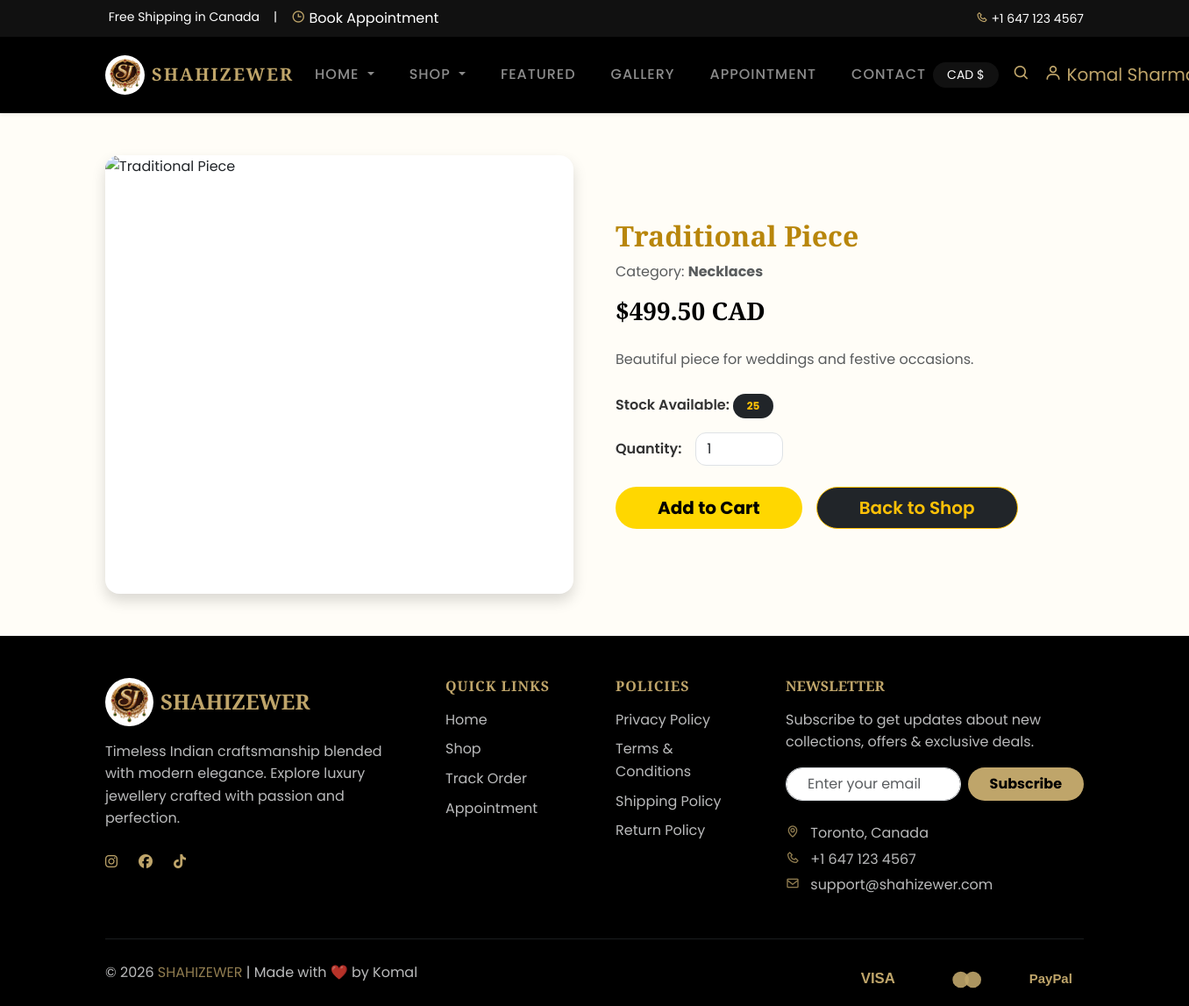
Screenshot of /product_details.php?id=13 (signed in) with the database file from the repository.
### tables this page shows
CREATE TABLE `products` (
  `product_id` int(11) NOT NULL,
  `category_id` int(11) DEFAULT NULL,
  `product_name` varchar(150) NOT NULL,
  `description` text DEFAULT NULL,
  `price` decimal(10,2) NOT NULL,
  `stock_quantity` int(11) UNSIGNED NOT NULL DEFAULT 0,
  `image_url` varchar(255) DEFAULT NULL,
  `is_featured` tinyint(1) DEFAULT 0,
  `created_at` timestamp NOT NULL DEFAULT current_timestamp()
);

CREATE TABLE `categories` (
  `category_id` int(11) NOT NULL,
  `category_name` varchar(100) NOT NULL,
  `created_at` timestamp NOT NULL DEFAULT current_timestamp(),
  `image_url` varchar(255) DEFAULT NULL,
  `description` text DEFAULT NULL
);

### product_details.php (the view, shortened to what this page needs)
<?php
require_once __DIR__ . '/db/database.php';
$product_id = (int)($_GET['id'] ?? 0);
$stmt = $pdo->prepare("
    SELECT p.*, c.category_name
    FROM products p
    LEFT JOIN categories c ON p.category_id = c.category_id
    WHERE p.product_id = ?
    LIMIT 1
");
$stmt->execute([$product_id]);
$product = $stmt->fetch(PDO::FETCH_ASSOC);
require_once __DIR__ . '/views/header.php';
$image = $product['image_url'] ?? '';
if (!$image) {
    $image = BASE_URL . "/assets/images/default.png";
} else {
    if (str_starts_with($image, "/")) {
        $image = BASE_URL . $image;
    } else {
        $image = BASE_URL . "/" . $image;
    }
}
?>
<section class="py-5" style="background:#fffdf7;">
  <div class="container">
    <div class="row g-5 align-items-center">
      <div class="col-lg-6">
        <div class="card border-0 shadow rounded-4 overflow-hidden">
          <img src="<?= htmlspecialchars($image) ?>"
               class="w-100"
               style="height:500px; object-fit:cover;"
               alt="<?= htmlspecialchars($product['product_name']) ?>">
        </div>
      </div>
      <div class="col-lg-6">
        <h2 class="fw-bold mb-2" style="color:#b8860b;">
          <?= htmlspecialchars($product['product_name']) ?>
        </h2>
        <p class="text-muted mb-3">
          Category: <strong><?= htmlspecialchars($product['category_name'] ?? 'Uncategorized') ?></strong>
        </p>
        <h3 class="fw-bold mb-4" style="color:#000;">
          $<?= number_format((float)$product['price'], 2) ?> CAD
        </h3>
        <p class="text-muted mb-4" style="line-height:1.8;">
          <?= nl2br(htmlspecialchars($product['description'] ?? 'No description available.')) ?>
        </p>
        <p class="fw-semibold mb-3">
          Stock Available:
          <span class="badge bg-dark text-warning px-3 py-2 rounded-pill">
            <?= (int)$product['stock_quantity'] ?>
          </span>
        </p>
        <div class="d-flex align-items-center gap-3 mb-4">
          <label class="fw-semibold mb-0">Quantity:</label>
          <input type="number" id="productQty" value="1" min="1"
                 class="form-control" style="width:100px; border-radius:12px;">
        </div>
        <div class="d-flex gap-3">
          <button id="addToCartBtn"
                  class="btn btn-lg rounded-pill fw-bold px-5"
                  style="background:gold; color:black; border:none;">
            Add to Cart
          </button>
          <a href="shop.php"
             class="btn btn-lg btn-dark rounded-pill px-5 border border-warning text-warning fw-semibold">
            Back to Shop
          </a>
        </div>
      </div>
    </div>
  </div>
</section>
<?php require_once __DIR__ . '/views/footer.php'; ?>

### rows the page displays
products: product_name "Traditional Piece", category.category_name "Necklaces", price "499.50", description "Beautiful piece for weddings and festive occasions.", stock_quantity "25"

### other values shown
$user['name'] "Komal…"
